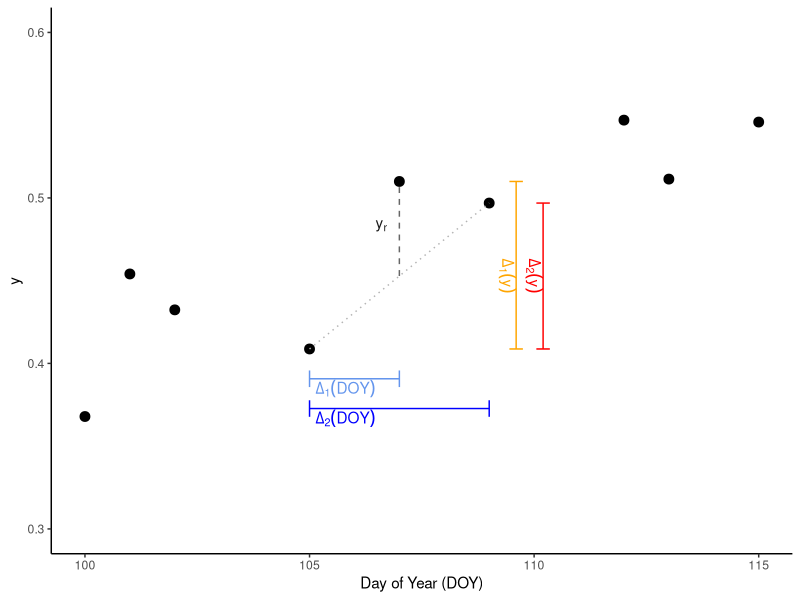
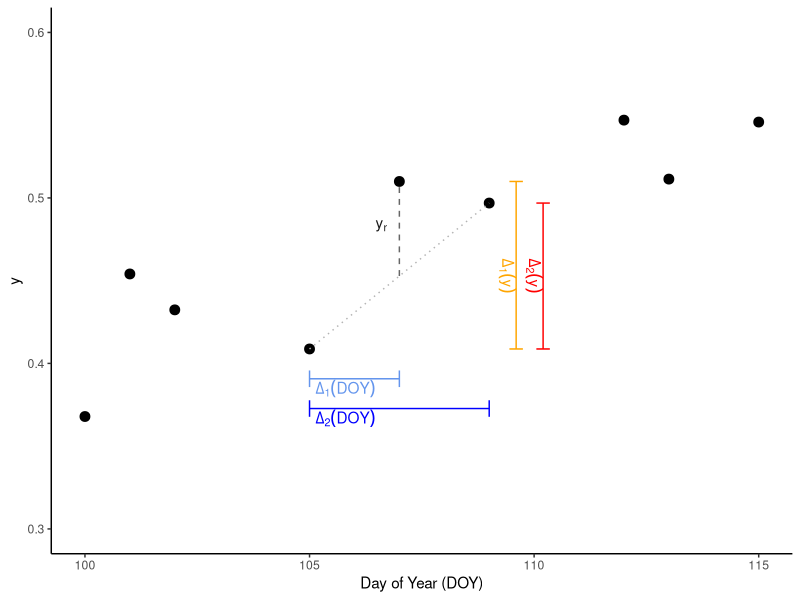

Here is the R script that generated these plots, in order:
require(ggplot2)


doys <-  c(100, 101, 102, 105, 107, 109, 112, 113, 115)
set.seed(82)
df <- data.frame(doy = doys,
                 y = rnorm(n = length(doys), 0, 0.05) + 
                   (0.01 * (doys - mean(doys))) + 0.5)

uy <- 0.006
ux <- 0.2

lbl.c.1 <- 'cornflowerblue'
lbl.y.1 <- df$y[4] - 3*uy
lbl.x.1 <- df$doy[4] + 4*ux

lbl.c.2 <- 'blue'
lbl.y.2 <- df$y[4] - 6*uy
lbl.x.2 <- df$doy[4] + 4*ux

lbl.c.3 <- 'orange'
lbl.y.3 <- mean(c(df$y[4],df$y[6]))
lbl.x.3 <- df$doy[6] + 3*ux

lbl.c.4 <- 'red'
lbl.y.4 <- mean(c(df$y[4],df$y[6])) 
lbl.x.4 <- df$doy[6] + 6*ux


yr5 <- ((((df$y[6] - df$y[4])/(df$doy[6] - df$doy[4]))*(df$doy[5] - df$doy[4])) - (df$y[5] - df$y[4]))
lbl.c.5 <- 'grey10'
lbl.y.5 <- df$y[5] + yr5 + 5*uy
lbl.x.5 <- df$doy[5] - 1*ux

(g <- ggplot(df) + 
    geom_point(aes(x = doy, y = y), size = 3) +
    annotate('segment', x = df$doy[4], xend = df$doy[6], y = df$y[4], yend = df$y[6], 
             colour = 'grey70', linetype = 'dotted') +
    annotate("errorbar", xmin = df$doy[4], xmax = df$doy[5], y = lbl.y.1, colour = lbl.c.1, width = .01) +
    annotate('text',  label = 'Delta[1] (DOY)', parse = TRUE,
             x = lbl.x.1, y = lbl.y.1 - uy, colour = lbl.c.1) + 
    annotate("errorbar", xmin = df$doy[4], xmax = df$doy[6], y = lbl.y.2, colour = lbl.c.2, width = .01) +
    annotate('text',  label = 'Delta[2] (DOY)', parse = TRUE,
             x = lbl.x.2, y = lbl.y.2 - uy, colour = lbl.c.2) + 
    annotate("errorbar", ymin = df$y[4], ymax = df$y[5], x = lbl.x.3, colour = lbl.c.3, width = 0.3) +
    annotate('text', label = 'Delta[1] (y)', parse = TRUE,
             y = lbl.y.3, x = lbl.x.3 - ux, colour = lbl.c.3, angle = -90) + 
    annotate("errorbar", ymin = df$y[4], ymax = df$y[6], x = lbl.x.4, colour = lbl.c.4, width = 0.3) +
    annotate('text', label = 'Delta[2] (y)', parse = TRUE,
             y = lbl.y.4, x = lbl.x.4 - ux, colour = lbl.c.4, angle = -90) + 
    annotate('segment', x = df$doy[5], xend = df$doy[5], 
             y = df$y[5] + yr5, yend = df$y[5], 
             colour = 'grey40', linetype = 'dashed') +
    annotate('text', label = 'y[r]', parse = TRUE,
             y = lbl.y.5, x = lbl.x.5 - ux,  colour = lbl.c.5) +
    scale_y_continuous('y') +
    scale_x_continuous('Day of Year (DOY)') +  
    coord_cartesian(ylim = c(0.3,0.6)) + 
    theme_classic())


# export
if(!exists('fig.fmt')){fig.fmt = 'png'}
if(!exists('fig.path')){fig.path = 'docs/figures'}
dir.create(path = fig.path, recursive = T, showWarnings = F)

# export figure
fig.name <- paste0('fig___', 'explain-res-calc', '.', fig.fmt)
ggsave(fig.name, plot = g, path = fig.path, device = fig.fmt, 
       width = 8, height = 6)
